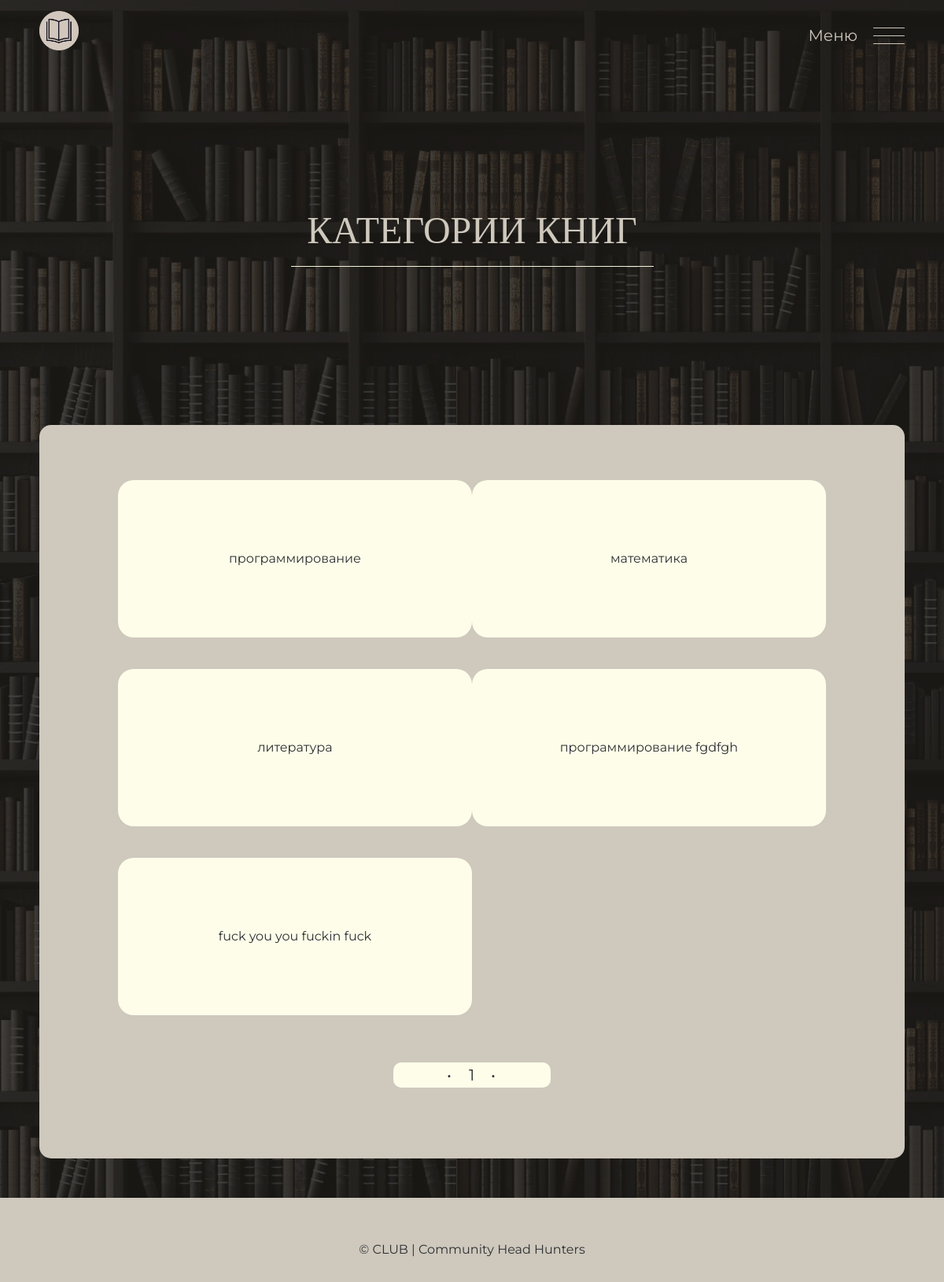
The page /categories on the database its author committed.
### app/models.py (models this page shows)
class Category(database.Model, SerializerMixin):
    __tablename__ = "categories"
    id = database.Column(database.Integer, primary_key=True)
    name = database.Column(database.String(256), unique=True, index=True)
    books = database.relationship('Book', backref='category', lazy='dynamic', cascade="all, delete, delete-orphan")
    topics = database.relationship('DiscussionTopic', backref='category', lazy='dynamic', cascade="all, delete, delete-orphan")

### app/main/views.py (the view)
@main.route('/categories', methods=['GET'])
def categories():
    list_id = request.args.get('list_id', None, type=int)
    category_pagination = Category.query.order_by().paginate(
        1, per_page=ELEMS_COUNT, error_out=False)
    categories = category_pagination.items
    return render_template('main/categories.html', categories=categories, category_pagination=category_pagination, list_id=list_id)

### app/auth/views.py (called while the page is built)
@auth.before_app_request
def before_request():
    if current_user.is_authenticated \
            and not current_user.confirmed \
            and request.endpoint \
            and request.blueprint != 'auth' \
            and request.endpoint != 'static':
        return redirect(url_for('auth.unconfirmed'))

### app/main/views.py (called while the page is built)
@main.app_context_processor
def inject_roles():
    return dict(Role=Role)

@main.app_context_processor
def inject_months_dict():
    return dict(months_dict=months_dict)

### app/personal/views.py (called while the page is built)
@personal.app_context_processor
def inject_roles():
    return dict(Role=Role)

### app/templates/main/categories.html (shortened to what this page needs)
{% import "lists_macro.html" as macros %}
<!DOCTYPE html>
<html lang="ru">
<head>
  <link rel="stylesheet" href="{{url_for('static', filename='styles/css/normalize.css')}}" />
  <link rel="stylesheet" href="{{url_for('static', filename='styles/css/style.css')}}" />
</head>
<body>
  <header class="header">
    <div class="header__container container">
      <a class="header__logo" href="{{url_for('main.index')}}">
        <img class="header__logo-image" src="{{url_for('static', filename='styles/img/logo.png')}}"
          alt="Логотип MAGIC BOOK KEEPER">
      </a>
      <div class="header__right">
        <span class="header__menu">Меню</span>
        <button class="header__burger hamburger hamburger__collapse js-burger" type="button">
          <span class="hamburger__box">
            <span class="hamburger__inner"></span>
          </span>
        </button>
      </div>
    </div>
  </header>
  <main>
    <section class="main">
      <div class="main__container container">
        <div class="main__top">
          <h1 class="main__title">Категории книг</h1>
          <svg width="461" height="1" viewBox="0 0 461 1" fill="none" xmlns="http://www.w3.org/2000/svg">
            <line y1="0.5" x2="461" y2="0.5" stroke="#F5F5DC" />
          </svg>
        </div>
      </div>
    </section>
    <section id="1" class="category">
      <div class="category__container container">
        <div class="category__wrap">
          <ul class="category__list list-reset" id="categories_block">
            {% for category in categories %}
            <li class="category__elem" id="{{category.id}}category_info"><a
                href="{{url_for('main.search_by_category', name=category.name, list_id=list_id)}}"
                class="category__book-link">
                <div class="category__block">{{ category.name }}</div>
              </a></li>
            {% endfor %}
          </ul>
          {% if category_pagination %}
          <div class="list__pagination pagination" id="user_pagination_container">
            <ul class="pagination__list list-reset" id="pagination">
              <li class="pagination__item disabled">
                  &bull;
              </li>
              {% for p in category_pagination.iter_pages() %}
                  {% if p %}
                    <li class="pagination__item active">
                        <a id="{{p}}list_pagi" data-url="/get_categories_page/{{p}}">{{ p }}</a>
                    </li>
                  {% else %}
                    <li class="pagination__item disabled"><a href="#">&hellip;</a></li>
                  {% endif %}
              {% endfor %}
              <li class="pagination__item disabled">
                  &bull;
              </li>
            </ul>
          </div>
          {% endif %}
        </div>
      </div>
    </section>
  </main>
  <footer class="footer">
    <div class="footer__container container">
      <a href="#" class="footer__wrap">© CLUB | Community Head Hunters</a>
    </div>
  </footer>
</body>
</html>

### app/static/styles/css/style.css (style rules this page uses)
html { box-sizing: border-box; }
*, *::before, *::after { box-sizing: inherit; }
body { font-family: "Montserrat", sans-serif; font-size: var(--default-fs); line-height: var(--default-lh); color: var(--black); background-color: #F5F5F5; background-image: url(../img/back19201.jpg); background-repeat: repeat; background-position: top center; }
img, svg { max-width: 100%; }
a { color: inherit; text-decoration: none; }
.container { margin-left: auto; margin-right: auto; padding-left: var(--container-padding); padding-right: var(--container-padding); max-width: var(--container-max-width); }
.list-reset { margin: 0; padding-left: 0; list-style: none; }
.pagination__list { display: flex; flex-wrap: wrap; align-items: center; justify-content: center; margin-top: 20px; }
.pagination__item { font-size: 20px; transition: font-weight .5s linear; }
.pagination__item:not(:last-child) { margin-right: 20px; }
.footer { height: 107px; }

### app/static/styles/css/_variables.css (style rules this page uses)
:root { --container-max-width: 1270px; --container-padding: 50px; --dark: #333; --white: #fff; --black: #2E3033; --orange: #FF9900; --focus: #FFB84D; --active: #E1670E; --gray: #666666; --footer: #CACACA; ; --regular: 400; --medium: 500; --semibold: 600; --bold: 700; --extrabold: 800; --default-fs: 16px; --default-lh: 32px; }

### app/static/styles/css/_header.css (style rules this page uses)
.header { padding-top: 14px; padding-bottom: 14px; }
.header__container { display: flex; flex-wrap: wrap; align-items: center; justify-content: space-between; color: #cec8bd; }
.header__right { display: flex; justify-content: center; align-items: center; }
.header__menu { margin-right: 20px; font-size: 20px; }
.header__logo-image { width: 50px; height: 50px; }

### app/static/styles/css/_main.css (style rules this page uses)
.main { display: flex; flex-direction: column; align-items: center; justify-content: center; padding-top: 180px; padding-bottom: 180px; }
.main__container { display: flex; flex-direction: column; align-items: center; justify-content: center; color: #cec8bd; }
.main__top { display: flex; flex-direction: column; align-items: center; justify-content: center; }
.main__title { margin-top: 0; text-align: center; margin-bottom: 21px; max-width: 900px; font-size: 48px; line-height: 48px; font-weight: var(--regular); font-family: 'Montaga'; text-transform: uppercase; }

### app/static/styles/css/_footer.css (style rules this page uses)
.footer { padding-top: 50px; padding-bottom: 25px; background-color: #cec8bd; }
.footer__wrap { display: flex; flex-direction: column; align-items: center; justify-content: center; color: #2E3033; text-align: center; }

### app/static/styles/css/_lists.css (style rules this page uses)
.list__pagination { margin-bottom: 20px; outline: none; cursor: pointer; }
.pagination__item { width: 8px; cursor: pointer; }
.pagination__list { width: 200px; border-radius: 10px; background-color: #fdfde9; }
.list__pagination { display: flex; justify-content: center; align-items: center; margin-bottom: 20px; outline: none; cursor: pointer; }

### app/static/styles/css/admin.css (style rules this page uses)
.category__list { display: flex; flex-wrap: wrap; justify-content: flex-start; align-items: center; }
.category__elem { position: relative; display: flex; justify-content: center; align-items: center; width: 300px; height: 200px; border-radius: 20px; background-color: #fdfde9; margin-bottom: 40px; cursor: pointer; transition: background-color 0.3s linear, color 0.3s linear; }
.category__block { display: flex; justify-content: center; align-items: center; width: 300px; height: 200px; border-radius: 20px; background-color: transparent; }
.category { padding-bottom: 50px; }
.category__wrap { padding: 70px 52px; border-radius: 15px; background-color: #cec8bd; }
.category__elem:not(:nth-child(3n)) { margin-right: 80px; }

### app/static/styles/css/media.css (style rules this page uses)
@media (max-width: 1300px) { .category__wrap { padding: 70px 100px; } }
@media (max-width: 1300px) { .category__elem:not(:nth-child(3n)) { margin-right: 0; } }
@media (max-width: 1300px) { .fraction__topic-list, .category__list { display: flex; flex-wrap: wrap; justify-content: space-between; align-items: center; } }
@media (max-width: 1300px) { .fraction__list-item, .category__elem { width: 450px; } }

### rows shown on the page
Category: name "программирование"
Category: name "математика"
Category: name "литература"
Category: name "программирование fgdfgh"
Category: name "fuck you you fuckin fuck"

### other values the page prints
{{ p }} "1"
